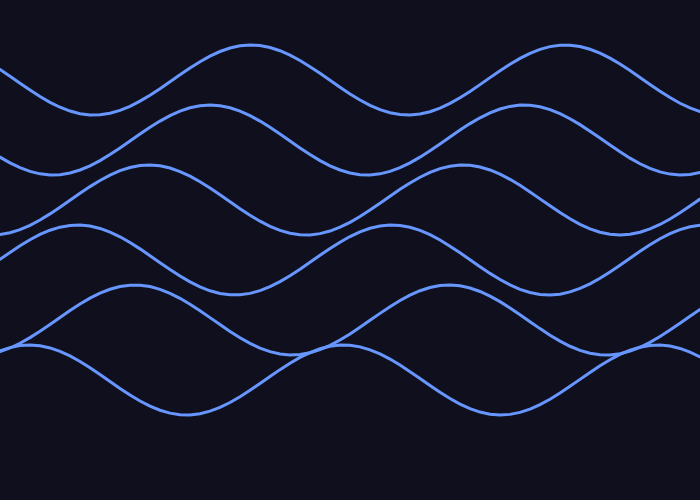
Frame 1 (no input)
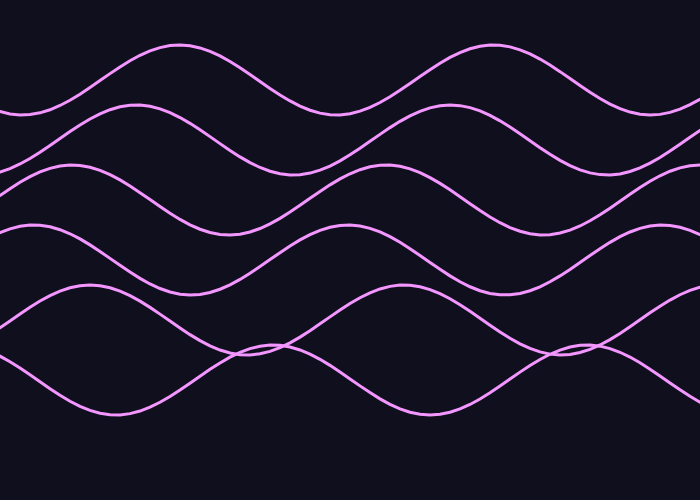
Frame 60 (no input)
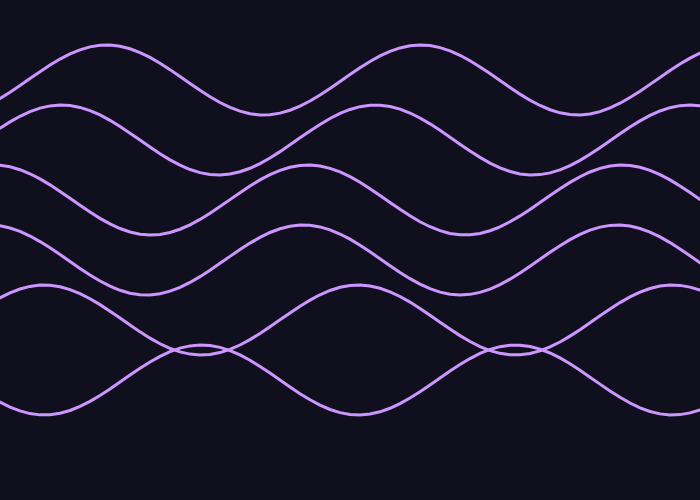
Frame 120 (the mouse pressed at the canvas centre since frame 60)

The p5.js sketch that drew these frames (run headless with seeded random() and noise() and a simulated clock; from frame 60 on, the mouse is pressed at the canvas centre):

// p5.js sketch
// ── sketch.js

let waves = [];

function setup() {
  createCanvas(700, 500);

  for (let i = 0; i < 6; i++) {
    waves.push({
      y: 80 + i * 60,
      speed: random(0.01, 0.03),
      offset: random(1000)
    });
  }
}

function draw() {
  background(15, 15, 30);

  noFill();

  for (let w of waves) {

    stroke(
      100 + sin(frameCount * 0.02) * 155,
      150,
      255
    );

    strokeWeight(3);

    beginShape();

    for (let x = 0; x <= width; x += 10) {

      let y = w.y +
              sin(x * 0.02 + frameCount * w.speed + w.offset) * 35;

      vertex(x, y);
    }

    endShape();
  }
}
